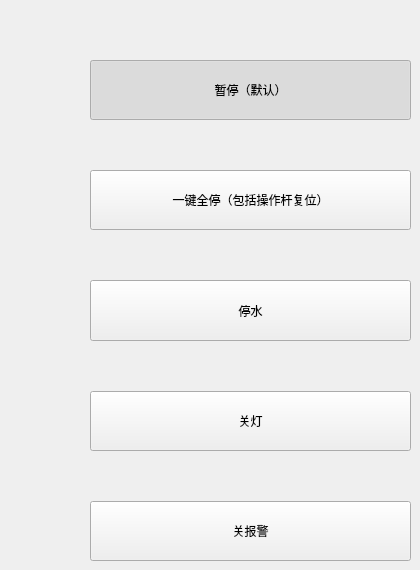
        <widget class="QWidget" name="page_10">
         <widget class="QWidget" name="layoutWidget">
          <property name="geometry">
           <rect>
            <x>90</x>
            <y>60</y>
            <width>321</width>
            <height>501</height>
           </rect>
          </property>
          <layout class="QVBoxLayout" name="verticalLayout_4">
           <property name="spacing">
            <number>50</number>
           </property>
           <item>
            <widget class="QPushButton" name="pushButton_98">
             <property name="sizePolicy">
              <sizepolicy hsizetype="Expanding" vsizetype="Expanding">
               <horstretch>0</horstretch>
               <verstretch>0</verstretch>
              </sizepolicy>
             </property>
             <property name="text">
              <string>暂停（默认）</string>
             </property>
             <property name="checkable">
              <bool>true</bool>
             </property>
             <property name="checked">
              <bool>true</bool>
             </property>
            </widget>
           </item>
           <item>
            <widget class="QPushButton" name="pushButton_99">
             <property name="sizePolicy">
              <sizepolicy hsizetype="Expanding" vsizetype="Expanding">
               <horstretch>0</horstretch>
               <verstretch>0</verstretch>
              </sizepolicy>
             </property>
             <property name="text">
              <string>一键全停（包括操作杆复位）</string>
             </property>
             <property name="checkable">
              <bool>true</bool>
             </property>
            </widget>
           </item>
           <item>
            <widget class="QPushButton" name="pushButton_100">
             <property name="sizePolicy">
              <sizepolicy hsizetype="Expanding" vsizetype="Expanding">
               <horstretch>0</horstretch>
               <verstretch>0</verstretch>
              </sizepolicy>
             </property>
             <property name="text">
              <string>停水</string>
             </property>
             <property name="checkable">
              <bool>true</bool>
             </property>
            </widget>
           </item>
           <item>
            <widget class="QPushButton" name="pushButton_101">
             <property name="sizePolicy">
              <sizepolicy hsizetype="Expanding" vsizetype="Expanding">
               <horstretch>0</horstretch>
               <verstretch>0</verstretch>
              </sizepolicy>
             </property>
             <property name="text">
              <string>关灯</string>
             </property>
             <property name="checkable">
              <bool>true</bool>
             </property>
            </widget>
           </item>
           <item>
            <widget class="QPushButton" name="pushButton_102">
             <property name="sizePolicy">
              <sizepolicy hsizetype="Expanding" vsizetype="Expanding">
               <horstretch>0</horstretch>
               <verstretch>0</verstretch>
              </sizepolicy>
             </property>
             <property name="text">
              <string>关报警</string>
             </property>
             <property name="checkable">
              <bool>true</bool>
             </property>
            </widget>
           </item>
          </layout>
         </widget>
        </widget>
